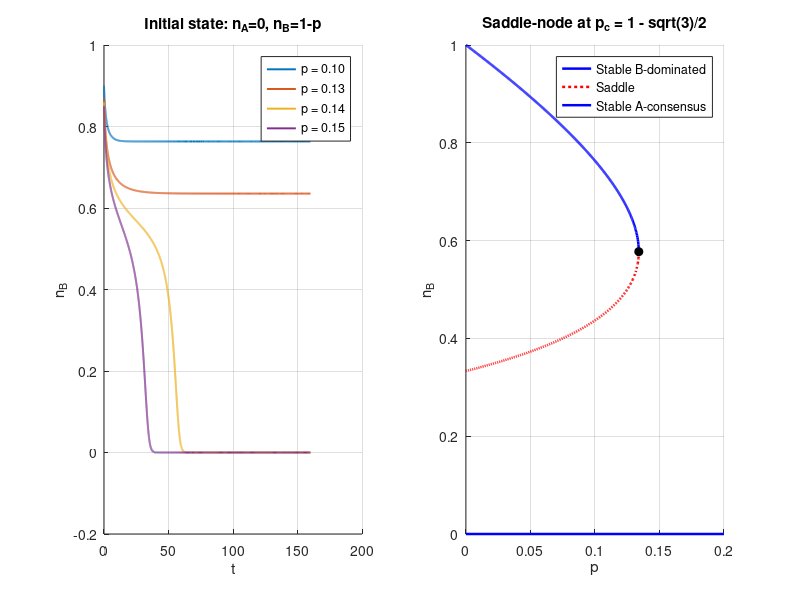

This figure's MATLAB source:
%% Problem 8.1.15: companion to the TikZ figures in problemSet4.tex
% Run this script in MATLAB. No toolboxes or external data files are needed.
% Numerical solutions use ode45; the TeX coordinates were independently
% computed using fourth-order Runge-Kutta integration.
% Solid curves indicate stable branches and dotted curves unstable branches
% where a stability classification applies. A nullcline is not itself a
% trajectory and its non-equilibrium points have no equilibrium stability.

% The manual's corrected model is used: the final loss in nB' is
% -(p+nA)*nB, not -(p+nA)*nAB. Manual: printed pages 224--226.
pc=1-sqrt(3)/2;
f=@(p) @(t,z) [(p+z(1))*(1-p-z(1)-z(2))-z(1)*z(2); ...
    z(2)*(1-2*p-2*z(1)-z(2))];
figure('Color','w','Name','8.1.15: opinion dynamics');
ax=subplot(1,2,1);hold(ax,'on');
ps=[.10 .13 .14 .15];colors=lines(numel(ps));
for j=1:numel(ps)
    p=ps(j);opts=odeset('RelTol',1e-10,'AbsTol',1e-12);
    [t,Z]=ode45(f(p),[0 160],[0;1-p],opts);
    plot(ax,t,Z(:,2),'Color',colors(j,:),'LineWidth',1.4, ...
        'DisplayName',sprintf('p = %.2f',p));
    fprintf('p=%.2f: nA(160)=%.7f, nB(160)=%.7f\n',p,Z(end,1),Z(end,2));
end
xlabel(ax,'t');ylabel(ax,'n_B');legend(ax,'show');grid(ax,'on');
title(ax,'Initial state: n_A=0, n_B=1-p');
ax=subplot(1,2,2);hold(ax,'on');
p=linspace(0,pc,500);D=sqrt(max(0,4*p.^2-8*p+1));
uLower=(1-4*p-D)/6;uUpper=(1-4*p+D)/6;
plot(ax,p,1-2*p-2*uLower,'b-','LineWidth',1.8);
plot(ax,p,1-2*p-2*uUpper,'r:','LineWidth',1.8);
plot(ax,[0 .2],[0 0],'b-','LineWidth',1.8);
plot(ax,pc,1/sqrt(3),'ko','MarkerFaceColor','k');
xlabel(ax,'p');ylabel(ax,'n_B');axis(ax,[0 .2 0 1]);grid(ax,'on');
title(ax,'Saddle-node at p_c = 1 - sqrt(3)/2');
legend(ax,{'Stable B-dominated','Saddle','Stable A-consensus'},'Location','best');
fprintf('pc = %.10f\n',pc);
% Direct differentiation at consensus gives [-1,p-2;0,-1].
% Both consensus eigenvalues are -1; this check corrects a manual misprint.
